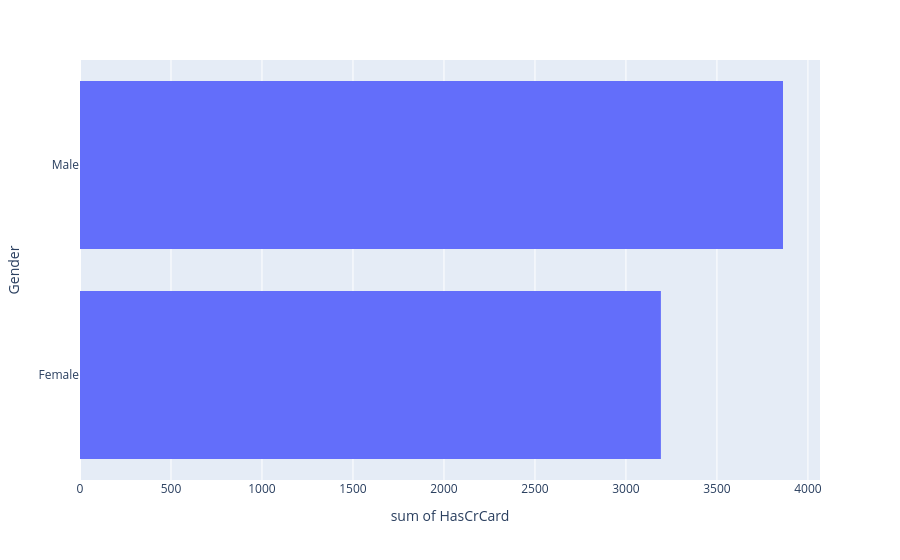

Notebook cell for this chart:
### Code cell
px.histogram(df,x='HasCrCard',y='Gender').show()

### Figure 1 — Plotly figure (JSON) as saved in the notebook; plotly's stock layout.template omitted (floating-point values rounded to 4 significant figures; data arrays with more than 128 entries replaced by an {"elided": "..."} marker saying what was removed)
{"data": [{"bingroup": "y", "histfunc": "sum", "hovertemplate": "sum of HasCrCard=%{x}<br>Gender=%{y}<extra></extra>", "legendgroup": "", "marker": {"color": "#636efa", "pattern": {"shape": ""}}, "name": "", "orientation": "h", "showlegend": false, "type": "histogram", "x": {"elided": "10000 int values"}, "xaxis": "x", "y": {"elided": "10000 str values"}, "yaxis": "y"}], "layout": {"barmode": "relative", "legend": {"tracegroupgap": 0}, "margin": {"t": 60}, "xaxis": {"anchor": "y", "domain": [0, 1], "title": {"text": "sum of HasCrCard"}}, "yaxis": {"anchor": "x", "domain": [0, 1], "title": {"text": "Gender"}}}}
